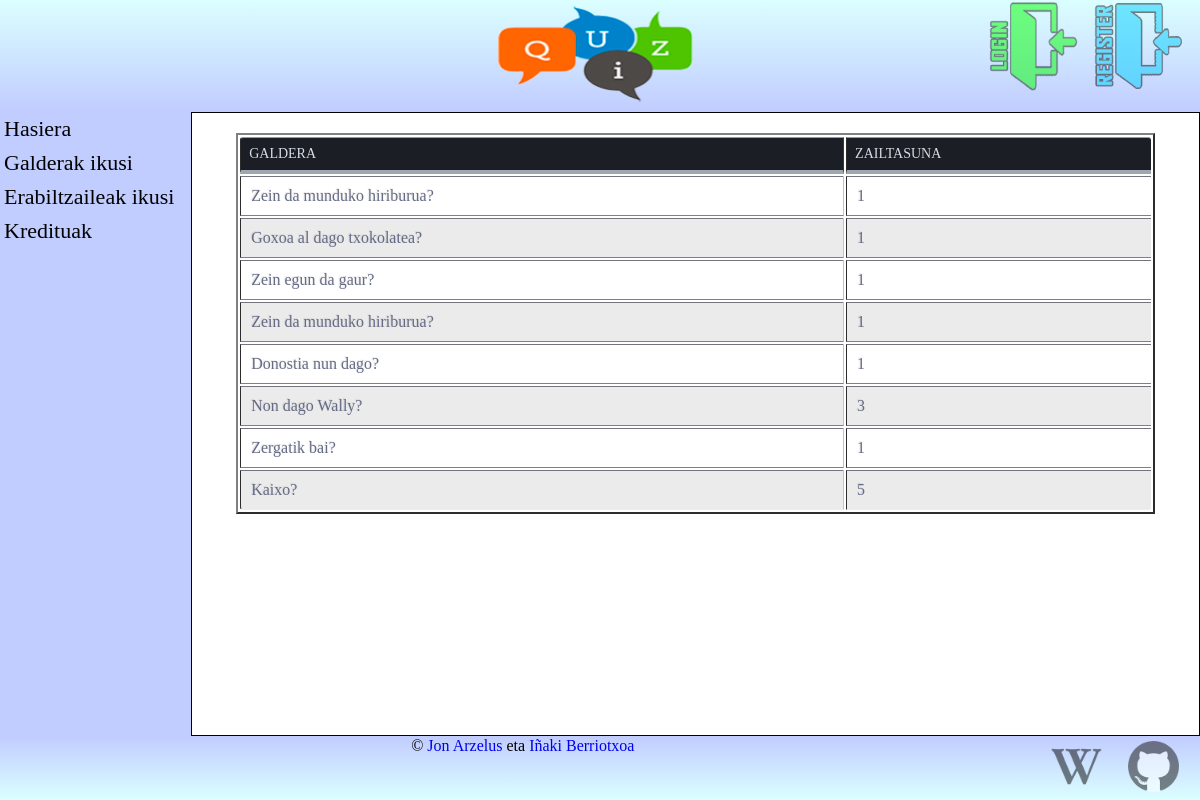
/Quizzes.php, run on the app's committed database.
### tables this page shows
CREATE TABLE `quiz` (
  `galderaZenbakia` int(11) NOT NULL,
  `egilePosta` varchar(255) NOT NULL,
  `galderaTestua` varchar(255) NOT NULL,
  `erantzunTestua` varchar(255) NOT NULL,
  `zailtasuna` set('1','2','3','4','5') DEFAULT NULL,
  `galderaArloa` varchar(255) DEFAULT NULL
);

### Quizzes.php (the view, shortened to what this page needs)
<?php
	include 'php/orrialdeGoia.php';
	echo('</head>
		<body>');
	include 'php/orrialdeNabigazioa.php';
?>
    <section class="main" id="s1">
	<div>
		<?php
			include 'dbkonexioak/dbOpen.php';
			$sql="SELECT galderaTestua, zailtasuna FROM quiz";
			$emaitza=$db->query($sql);
			if($emaitza){
				echo '<table border=2><tr><th> GALDERA </th><th> ZAILTASUNA </th>';
				while ($lerroa = $emaitza->fetch_array(MYSQLI_BOTH)){
					echo '<tr><td>'.$lerroa['galderaTestua'].'</td><td>'.$lerroa['zailtasuna'].'</td></tr>';
				}
				echo '</table>';
			}else{
				echo("Errore bat egon da galdera gehitzean: ".$db->error);
			}
		?>
	</div>
    </section>
<?php include 'php/orrialdeOina.php'; ?>

### php/orrialdeGoia.php (shortened to what this page needs)
<!DOCTYPE html>
<html>
  <head>
    <link rel='stylesheet' type='text/css' href='stylesPWS/style.css' />
	<link rel='stylesheet' type='text/css' media='only screen and (min-width: 767px) and (min-device-width: 696px)' href='stylesPWS/wide.css' />
	<link rel='stylesheet' type='text/css' media='only screen and (max-width: 766px)' href='stylesPWS/smartphone.css' />

### php/orrialdeNabigazioa.php (shortened to what this page needs)
<div id='page-wrap'>
	<header class='main' id='h1'>
	<?php
	if($_SESSION['erabiltzaileMota']=="GUEST") {
      	echo'<a href="signUp.php"><img class="botoia" title="Orrialdean erregistratu" src="irudiak/signup-icon.png"></a>
      	<a href="SignIn.php"><img class="botoia" title="Saioa hasi" src="irudiak/login-icon.png"></a>';
	}
    ?>
	<a href="layout.php"><img class="logo" src="irudiak/quiz-logo.png"></a>
    </header>
<nav class='main desktopSoilik' id='n1' role='navigation'>
	<?php
	if($_GET['orrialdea']=="layout")
		echo ('<a href="layout.php"><span id="act-sel" class="act-sel">Hasiera<div class="arrow-right"></div></span></a>');
	else
		echo ('<a href="layout.php"><span>Hasiera</span></a>');
	if($_GET['orrialdea']=="galderakIkusi")
		echo('<a href="seeXMLQuestions.php"><span id="act-sel" class="act-sel">Galderak ikusi<div class="arrow-right"></div></span></a>');
	else
		echo('<a href="seeXMLQuestions.php"><span>Galderak ikusi</span></a>');
	if($_GET['orrialdea']=="erabiltzaileakIkusi")
			echo'<a href="erabiltzaileakIkusi.php"><span id="act-sel" class="act-sel">Erabiltzaileak ikusi<div class="arrow-right"></div></span></a>';
		else
			echo'<a href="erabiltzaileakIkusi.php"><span>Erabiltzaileak ikusi</span></a>';
	if($_GET['orrialdea']=="credits")
		echo('<a href="credits.php"><span id="act-sel" class="act-sel">Kredituak<div class="arrow-right"></div></span></a>');
	else
		echo('<a href="credits.php"><span>Kredituak</span></a>');
	?>
	</nav>

### php/orrialdeOina.php
	<footer class='main' id='f1'>
		<b> © <a style="text-decoration: none" target="_blank" href="https://www.linkedin.com/in/jon-arzelus-rodriguez-63306b128">Jon Arzelus</a> eta <a style="text-decoration: none" target="_blank" href='inaki.html'>Iñaki Berriotxoa</a></b>
		<a target="_blank" href='https://github.com/berrio86/wsGit16'><img src="irudiak/github-icon.png"></a>
		<a target="_blank" href='http://en.wikipedia.org/wiki/Quiz'><img src="irudiak/wikipedia-icon.png"></a>
	</footer>
</div>
</body>
</html>

### stylesPWS/style.css (style rules this page uses)
* { margin: 0; padding: 0; -webkit-box-sizing: border-box; -moz-box-sizing: border-box; -ms-box-sizing: border-box; box-sizing: border-box; }
body { font: 16px Georgia, serif; }
b { font: 16px Georgia, serif; }
a { text-decoration: none; }
#page-wrap { margin: 0 auto; color: white; }
#page-wrap >.main { padding: 0; margin-bottom: 0; color: black; //overflow-y: auto; }
section > div { padding: 20px; }
header { background: #dbffff; background: linear-gradient(#dbffff, #c1ccff); text-align: center; vertical-align: middle; overflow: hidden; }
nav { background: #c1ccff; text-align: center; overflow-x: hidden; border:solid; border-width: 0px 1px 0px 0px; }
section { overflow-y: auto; background: #FFF; text-align: center; vertical-align: middle; border: solid; border-width: 1px 1px 1px 0px; }
footer { background: #dbffff; background: linear-gradient(#c1ccff, #dbffff); text-align: center; vertical-align: middle; }
nav span { margin: 0px 10px 0px 0px; width: 100%; display: inline-block; font-size:22px; }
th { color:#D5DDE5;; background:#1b1e24; border-bottom:4px solid #9ea7af; border-right: 1px solid #343a45; font-size:14px; font-weight: 100; padding:8px; text-align:left; text-shadow: 0 1px 1px rgba(0, 0, 0, 0.1); vertical-align:middle; }
th:first-child { border-top-left-radius:3px; }
th:last-child { border-top-right-radius:3px; border-right:none; }
tr { border-top: 1px solid #C1C3D1; border-bottom-: 1px solid #C1C3D1; color:#666B85; font-size:12px; font-weight:normal; text-shadow: 0 1px 1px rgba(256, 256, 256, 0.1); }
tr:first-child { border-top:none; }
tr:last-child { border-bottom:none; }
tr:nth-child(odd) td { background:#EBEBEB; }
tr:last-child td:first-child { border-bottom-left-radius:3px; }
tr:last-child td:last-child { border-bottom-right-radius:3px; }
td { background:#FFFFFF; padding:10px; text-align:left; vertical-align:middle; font-weight:300; font-size:16px; text-shadow: -1px -1px 1px rgba(0, 0, 0, 0.1); border-right: 1px solid #C1C3D1; }
td:last-child { border-right: 0px; }
nav span { text-decoration: none; text-align:left; color:black; border: none; border-width: 1px; //background: #c1e1ff; padding:4px; }
footer b { vertical-align: middle; }
footer img { opacity:0.5; padding-right:16px; float:right; margin: 5px 5px 5px 5px; }
@media only screen and (min-width:767px) { header img.botoia { max-height: 80%; max-width:25%; padding-right:16px; } }
@media only screen and (min-width:767px) { table { width: 95%; margin:auto; } }
header img.botoia { float:right; opacity:0.5; margin-top:2px; margin:auto; }
.logo { height:90%; max-width:50%; position:relative; margin:auto; }
footer b { margin:auto; }

### stylesPWS/wide.css (style rules this page uses)
body { background: #999; }
header { position:absolute; height:14%; width:100%; }
nav { position:absolute; top:14%; left:0px; width: 16%; height: 78%; z-index: 10; }
nav span { margin: 0px 20px 0px 0px; }
section { position: absolute; right:0px; top:14%; width: 84%; height: 78%; z-index: 1; }
footer { clear: both; display: block; position: absolute; width:100%; height:8%; bottom: 0px; }
footer img { height:80%; }

### stylesPWS/smartphone.css (style rules this page uses)
body { background: #333; overflow: auto; font-size: large; }
section { height: 800px; overflow-y: auto; }
footer, input { font-size: large; }
header { margin-top:50px; height:112px; }
.desktopSoilik { max-height:1px; }
footer img { width:48px; }
footer { height:56px; }

### data on the page
quiz: galderaTestua "Zein da munduko hiriburua?", zailtasuna "1"
quiz: galderaTestua "Goxoa al dago txokolatea?", zailtasuna "1"
quiz: galderaTestua "Zein egun da gaur?", zailtasuna "1"
quiz: galderaTestua "Zein da munduko hiriburua?", zailtasuna "1"
quiz: galderaTestua "Donostia nun dago?", zailtasuna "1"
quiz: galderaTestua "Non dago Wally?", zailtasuna "3"
quiz: galderaTestua "Zergatik bai?", zailtasuna "1"
quiz: galderaTestua "Kaixo?", zailtasuna "5"
